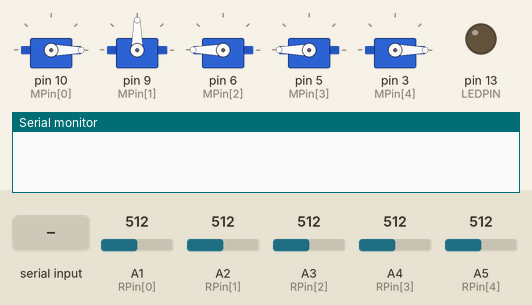
Simulated run of this sketch. Board: Arduino Uno, built with avr-gcc and run on an emulated ATmega328P. Parts: 5 × servo, output pins drawn as LEDs (lit = HIGH), the last lines printed to the serial monitor. The inputs (shaded band) are chosen by the test bench; at power-on: A1 (RPin[0]) = 512, A2 (RPin[1]) = 512, A3 (RPin[2]) = 512, A4 (RPin[3]) = 512, A5 (RPin[4]) = 512.

Above: at 1.2 s.
1.3 s: "l\n" received over Serial
At 3.1 s:
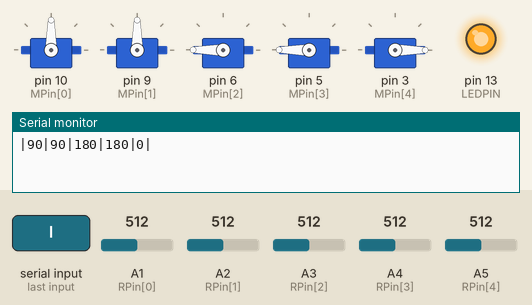
4.3 s: byte 117 ('u') received over Serial
At 5.7 s:
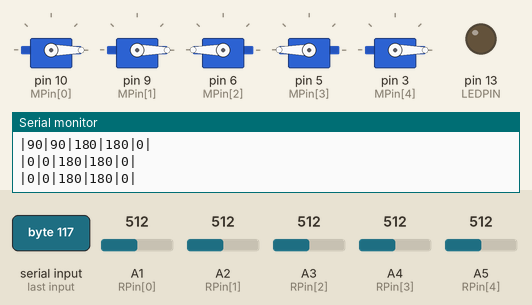
6.2 s: byte 120 ('x') received over Serial
At 8.9 s:
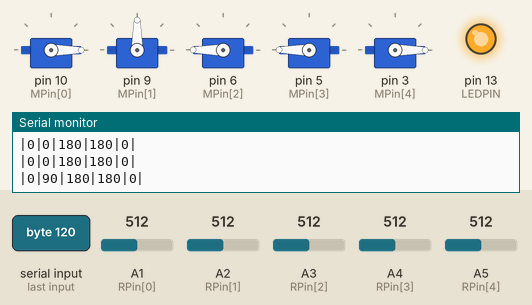
9.2 s: byte 114 ('r') received over Serial
At 12.4 s:
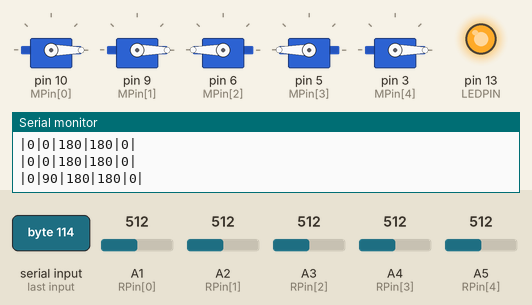
Timing chart, 0 to 13.2 s (numbered marks = the images above; inputs shaded):
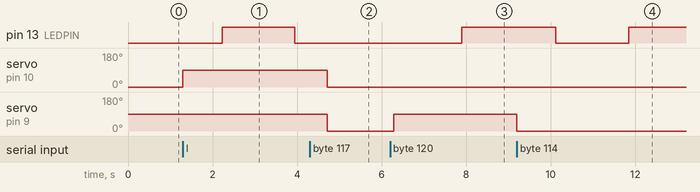

The sketch:

Arm_test_1.ino
```cpp
#include <Servo.h>
#define LEDPIN 13

#define RDiv 57000.0

/*
%%%%%%%%%%%%%%%%%%%%%%%%%%%%%%%%%%%%%%%%%%%%%%%%%%%%%%%%%%%%
1 Servo motor per finger is used. Nomenclature:
L - Little  - 0
R - Ring    - 1
M - Middle  - 2
P - Pointer - 3
T - Thumb   - 4
One servo object is created per motor, and each servo is controlled by 1 PWM pin on the Arduino

%%%%%%%%%%%%%%%%%%%%%%%%%%%%%%%%%%%%%%%%%%%%%%%%%%%%%%%%%%%%
The fingers can be in a spectrum of states ranging from the resting position to the gripping position.
During the calibration step, the resting and gripping positions of the servo motor are assigned.
The position is updated according to the resistance values measured.

MPin: stores pin numbers of PWM pins corresponding to the motors
ResPos: stores resting positions corresponding to each finger
GriPos: stores gripping positions corresponding to each finger
MPos  : Motor positions at any given point in time

ResPos and GriPos are to be set during the callibration step

%%%%%%%%%%%%%%%%%%%%%%%%%%%%%%%%%%%%%%%%%%%%%%%%%%%%%%%%%%%%
Pending: Iteration 2:

RPin: stores pin numbers of voltage divider outputs
RMax: stores RMax values
RMin: stores RMin values
Vin : stores voltage input values

RMax, Rmin to be assigned at calibration step; RMax, RMin, Vin -> MPos

%%%%%%%%%%%%%%%%%%%%%%%%%%%%%%%%%%%%%%%%%%%%%%%%%%%%%%%%%%%%
Testing program 1:
assign L, R, M, P, T the power to toggle finger positions

%%%%%%%%%%%%%%%%%%%%%%%%%%%%%%%%%%%%%%%%%%%%%%%%%%%%%%%%%%%%

Notes:
1. Tape together the pins, design perfboard for final design. Make sure power and ground lines are fine, do not solder in the PWM control ports
2. Final design loop: Read: "for" loop, followed by write: hardcoded
3. Second iteration: Add time averaging of resistance measurements, introduce delay stage
*/

Servo L,R,M,P,T;
const byte MPin[5] = {10,9,6,5,3};
const byte ResPos[5] = {0, 90, 180, 180, 0};
const byte GriPos[5] = {90,0,80,90,100};
byte  MPos[5] = {ResPos[0], ResPos[1], ResPos[2], ResPos[3], ResPos[4]};
byte  m = 0;

const byte RPin[5] = {A1, A2, A3, A4, A5};
const float RMax[5] = {10000.0, 10000.0, 10000.0, 10000.0, 10000.0};
const float RMin[5] = { 5000.0,  5000.0,  5000.0,  5000.0,  5000.0};
unsigned int Vin[5] = {0,0,0,0,0};

unsigned int Vavg[5] = {0,0,0,0,0};
unsigned int VMax[5] = {15,15,15,50,10};

char new_state='q';
/*
State list:
  q - blink
  l, r, m, p, t - toggle finger; return to q
*/

boolean newData = false, led_state = false, control_state = false;
long led_count = 0;

void setup ( )
{
  // Attach servo motors to PWM pins
  L.attach ( MPin[0] );
  R.attach ( MPin[1] );
  M.attach ( MPin[2] );
  P.attach ( MPin[3] );
  T.attach ( MPin[4] );

  // Bring motors to resting positions
  L.write(ResPos[0]);
  R.write(ResPos[1]);
  M.write(ResPos[2]);
  P.write(ResPos[3]);
  T.write(ResPos[4]);

  Serial.begin(115200);    // Begins serial communications
  pinMode(LEDPIN, OUTPUT);
}

void loop() {
  recvOneChar();
  switch(new_state)
  {
    case  'q' : led_blink();
                if(control_state == true)
                {
                  ReadAll();
                  WriteAll();
                  PrintState();
                  delay(250);
                }
                break;

    case  'l' : m = 0;
                if ( (MPos[m]!=ResPos[m]) && (MPos[m]!=GriPos[m]) ) MPos[m] = ResPos[m];
                else  MPos[m] = ResPos[m] + GriPos[m] - MPos[m];

                L.write(MPos[m]);
                delay(500);
                new_state = 'q';
                break;

    case  'r' : m = 1;
                if ( (MPos[m]!=ResPos[m]) && (MPos[m]!=GriPos[m]) ) MPos[m] = ResPos[m];
                else  MPos[m] = ResPos[m] + GriPos[m] - MPos[m];

                R.write(MPos[m]);
                delay(500);
                new_state = 'q';
                break;

    case  'm' : m = 2;
                if ( (MPos[m]!=ResPos[m]) && (MPos[m]!=GriPos[m]) ) MPos[m] = ResPos[m];
                else  MPos[m] = ResPos[m] + GriPos[m] - MPos[m];

                M.write(MPos[m]);
                delay(500);
                new_state = 'q';
                break;

    case  'p' : m = 3;
                if ( (MPos[m]!=ResPos[m]) && (MPos[m]!=GriPos[m]) ) MPos[m] = ResPos[m];
                else  MPos[m] = ResPos[m] + GriPos[m] - MPos[m];

                P.write(MPos[m]);
                delay(500);
                new_state = 'q';
                break;

    case  't' : m = 4;
                if ( (MPos[m]!=ResPos[m]) && (MPos[m]!=GriPos[m]) ) MPos[m] = ResPos[m];
                else  MPos[m] = ResPos[m] + GriPos[m] - MPos[m];

                T.write(MPos[m]);
                delay(500);
                new_state = 'q';
                break;

    case  'c' : calibrate();
                new_state = 'q';
                break;

    case  'u' : control_state = !control_state;
                new_state = 'q';
                break;

    case  'x' : control_state = false;
                for(int i = 0 ; i < 5 ; ++ i) MPos[i] = ResPos[i];
                WriteAll();
                PrintState();
                delay(250);
                new_state = 'q';
                break;

    default   : PrintState();
                if(control_state == true)
                {
                  ReadAll();
                  WriteAll();
                  PrintState();
                  delay(250);
                }
                new_state = 'q';
                break;
  }
}

void recvOneChar()
{
 if (Serial.available() > 0)
 {
  new_state = Serial.read();
  newData = true;
 }
}

void led_blink()
{
  if(led_count<100000) led_count = led_count + 1;
  else
  {
    led_count = 0;
    delay(10);
    if(led_state == true)
    {
      led_state = false;
      digitalWrite(LEDPIN,LOW);
    }
    else
    {
      led_state = true;
      digitalWrite(LEDPIN, HIGH);
    }
  }
}

void PrintState()
{
  Serial.print("|");
  for( m=0 ; m < 5 ; ++m )
  {
    Serial.print(MPos[m]);
    Serial.print('|');
  }
  Serial.print("\n");
}

// EXPERIMENTAL SECTION AHEAD

void ReadAll()
{
  for(int m = 0 ; m < 5 ; ++ m) ReadRes(m);
}

void ReadRes(int m)
{
  long  v_sum = 0;
  for(int i = 0 ; i < 16 ; ++ i)
  {
    v_sum += analogRead(RPin[m]) - Vavg[m];
    delay(5);
  }

  Vin[m] = v_sum/16;

//  float R = RDiv*(1024-Vin[m])/1024.0;
//  MPos[m] = ResPos[m]+(R-RMin[m])/(RMax[m]-RMin[m])*(GriPos[m]-ResPos[m]);
  MPos[m] = map(Vin[m], 0, VMax[m], ResPos[m], GriPos[m]);
  MPos[m] = constrain(MPos[m], ResPos[m], GriPos[m]);
}

void WriteAll()
{
  L.write(MPos[0]);
  R.write(MPos[1]);
  M.write(MPos[2]);
  P.write(MPos[3]);
  T.write(MPos[4]);
}

void calibrate()
{
  for(int m = 0 ; m < 5 ; ++ m) Vavg[m] = 0;
  Serial.println("Calibration in progress: Please your hand open and stay still");

  long  v_sum[5] = {0,0,0,0,0};
  for(int i = 0 ; i < 16 ; ++ i)
  {
    for(int m = 0 ; m < 5 ; ++ m)
    {
      v_sum[m] += analogRead(RPin[m]);
    }
    delay(500);
  }

  for(int m = 0 ; m < 5 ; ++ m) Vavg[m] = v_sum[m]/16;

  Serial.println("Calibration complete");
}
```

Measured:
- after the input at 1.3 s, servo on pin 10 (MPin[0]): 0° → 90° at once
- after the input at 4.3 s, pin 13 (LEDPIN): stays LOW (without the input it goes to HIGH after 1.4 s); servo on pin 10 (MPin[0]), servo on pin 9 (MPin[1]): 90° → 0° after 0.41 s
- after the input at 6.2 s, pin 13 (LEDPIN): LOW → HIGH after 1.7 s; servo on pin 9 (MPin[1]): 0° → 90° after 0.08 s
- after the input at 9.2 s, servo on pin 9 (MPin[1]): 90° → 0° at once
